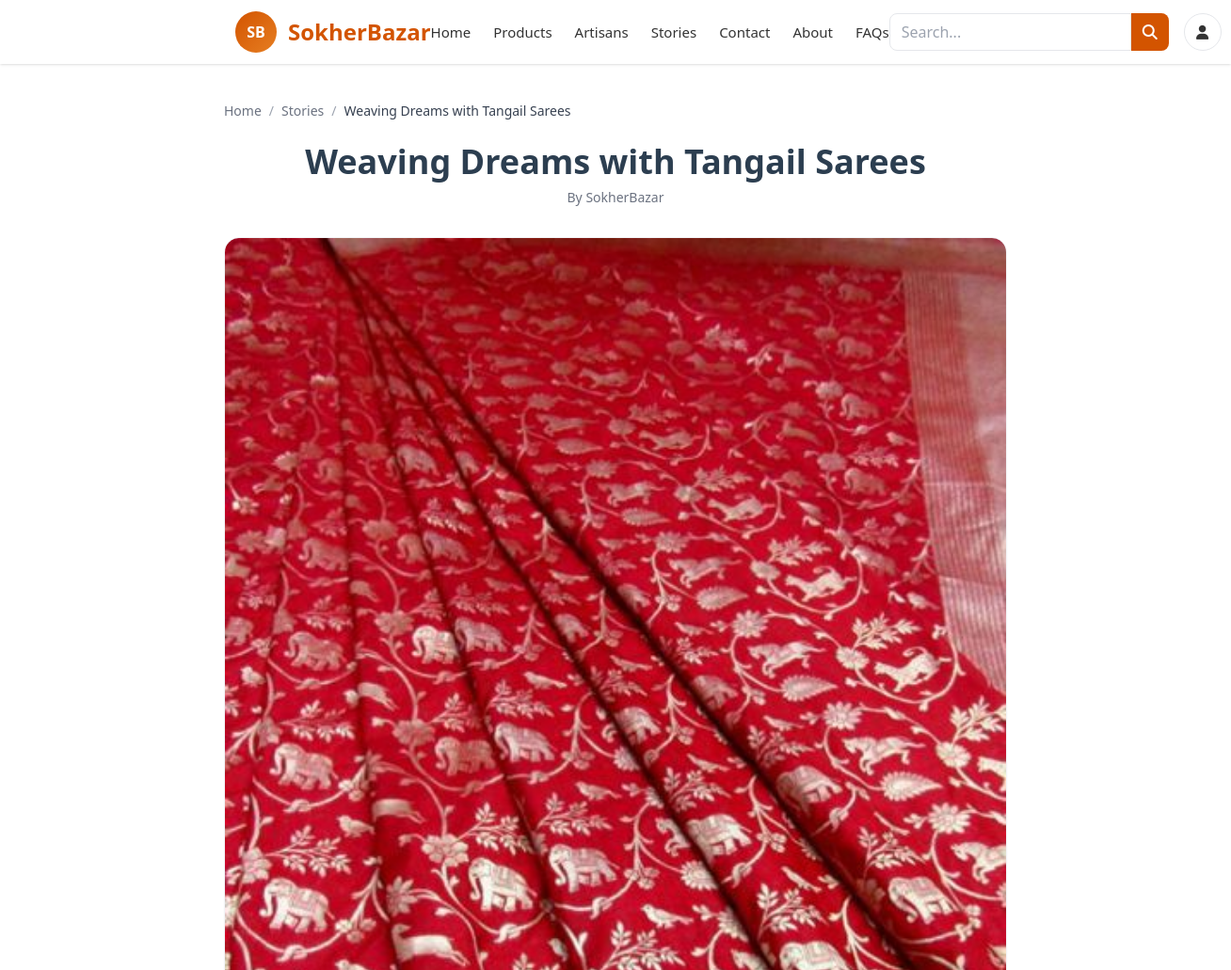
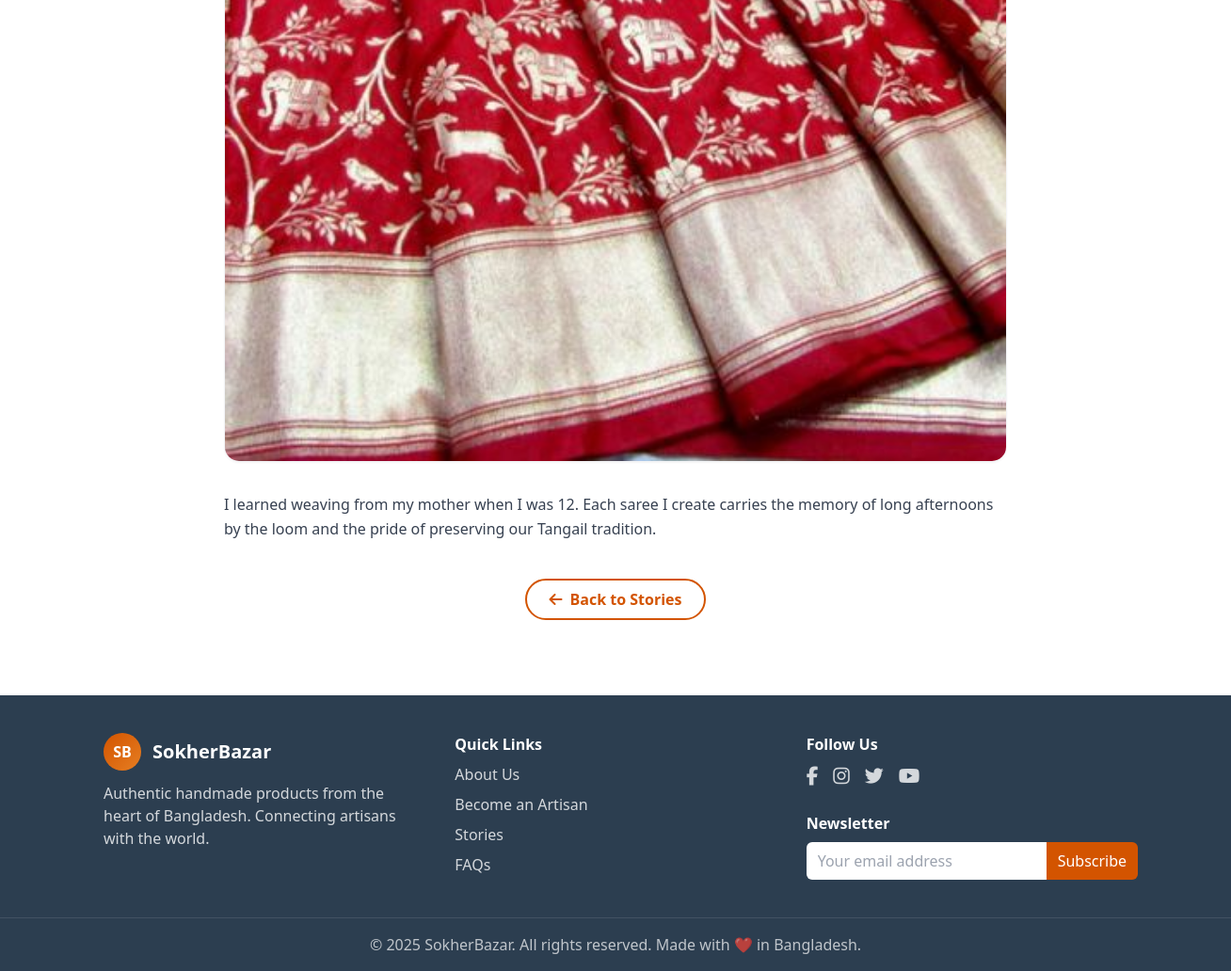
The app's page /stories/1/ with its own data (2 pictures, top to bottom).
### Rari/models.py (models this page shows, shortened)
class Story(models.Model):
    artisan = models.ForeignKey(Artisan, on_delete=models.CASCADE, related_name="stories")
    title = models.CharField(max_length=200)
    content = models.TextField()
    image = models.ImageField(upload_to="stories/", blank=True, null=True)
    created_at = models.DateTimeField(auto_now_add=True)
    tags = models.CharField(max_length=200, blank=True)  # comma-separated

### Rari/views.py (the view)
# urls.py: path('stories/<int:pk>/', views.story_detail, name='story_detail'),
def story_detail(request, pk):
    story = get_object_or_404(Story, pk=pk)
    return render(request, 'story_detail.html', {'story': story})

### template/story_detail.html (shortened to what this page needs)
{% extends "base.html" %}
{% load static %}
{% block content %}
<section class="bg-white">
  <div class="max-w-4xl mx-auto px-4 sm:px-6 lg:px-8 py-10">
    <nav class="text-sm text-gray-500 mb-6" aria-label="Breadcrumb">
      <ol class="flex items-center gap-2">
        <li><a href="{% url 'home' %}" class="hover:text-gray-700">Home</a></li>
        <li class="text-gray-400">/</li>
        <li><a href="{% url 'stories' %}" class="hover:text-gray-700">Stories</a></li>
        <li class="text-gray-400">/</li>
        <li class="text-gray-700 truncate" aria-current="page">{{ story.title }}</li>
      </ol>
    </nav>
    <div class="text-center mb-8">
      <h1 class="text-3xl md:text-4xl font-semibold text-[#2C3E50]">{{ story.title }}</h1>
      <div class="mt-2 text-gray-500 text-sm">
        By {{ story.author|default:"SokherBazar" }}
      </div>
    </div>
    <div class="rounded-2xl overflow-hidden shadow-sm border border-gray-100 mb-8">
      {% if story.image %}
        <img src="{{ story.image.url }}" alt="{{ story.title }}" class="w-full h-auto object-cover">
      {% else %}
        <img src="{% static 'images/default-story.jpg' %}" alt="Default Story" class="w-full h-auto object-cover">
      {% endif %}
    </div>
    <div class="prose prose-lg max-w-none text-gray-700 leading-relaxed">
      {{ story.content|linebreaks }}
    </div>
    <div class="mt-10 text-center">
      <a href="{% url 'stories' %}"
         class="inline-flex items-center gap-2 px-6 py-2 rounded-full border-2 border-[#D35400] text-[#D35400] font-semibold hover:bg-[#D35400] hover:text-white transition">
        <i class="fa-solid fa-arrow-left"></i>
        Back to Stories
      </a>
    </div>
  </div>
</section>
{% endblock %}

### template/base.html (style rules this page uses)
:root { --primary:#D35400;--secondary:#27AE60;--accent:#E67E22;--light:#FEF5E7; --dark:#2C3E50;--text:#333;--text-light:#777;--white:#fff; }

### records on screen
Story: title "Weaving Dreams with Tangail Sarees", image (picture), content "I learned weaving from my mother when I was 12. Each saree I create carries the memory of long afternoons by the loom and the pride of preserving our Tangail tradition."

### other values on screen
{{ story.author|default:"SokherBazar" }} "SokherBazar"
